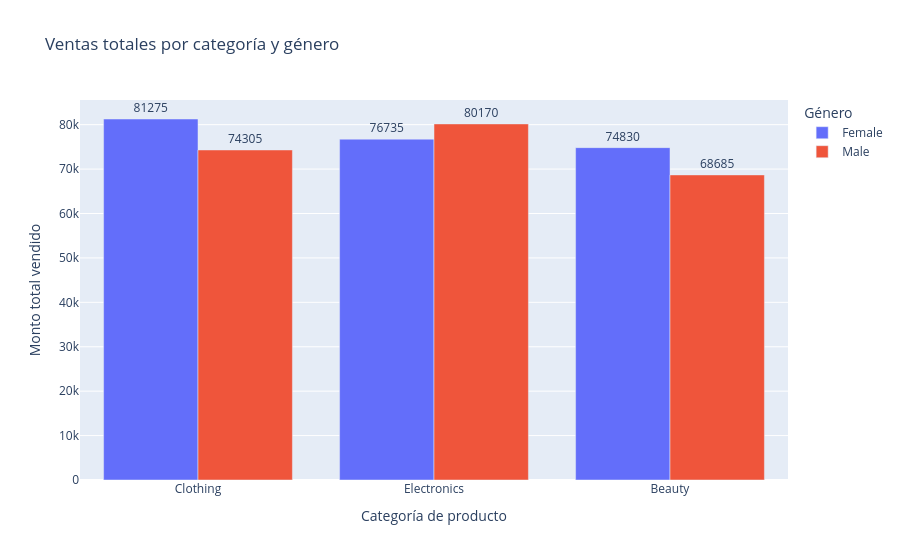

Notebook source saved alongside this figure:
### Markdown cell above
# 5. Visualización interactiva con Plotly

Para cumplir con el uso de Plotly, se genera un gráfico interactivo que compara el monto total vendido por categoría y género.  
Este gráfico permite visualizar mejor las diferencias entre grupos, ya que al pasar el cursor sobre las barras se muestran los valores exactos.

### Code cell
ventas_categoria_genero = (
    df.groupby(['Product Category', 'Gender'], as_index=False)['Total Amount']
      .sum()
      .sort_values('Total Amount', ascending=False)
)

fig = px.bar(
    ventas_categoria_genero,
    x='Product Category',
    y='Total Amount',
    color='Gender',
    barmode='group',
    text='Total Amount',
    title='Ventas totales por categoría y género'
)

fig.update_traces(texttemplate='%{text:.0f}', textposition='outside')

fig.update_layout(
    xaxis_title='Categoría de producto',
    yaxis_title='Monto total vendido',
    legend_title='Género',
    uniformtext_minsize=8,
    uniformtext_mode='hide'
)

fig.show()

### Figure 1 — Plotly figure (JSON) as saved in the notebook; plotly's stock layout.template omitted (floating-point values rounded to 4 significant figures)
{"data": [{"alignmentgroup": "True", "hovertemplate": "Gender=Female<br>Product Category=%{x}<br>Total Amount=%{text}<extra></extra>", "legendgroup": "Female", "marker": {"color": "#636efa", "pattern": {"shape": ""}}, "name": "Female", "offsetgroup": "Female", "orientation": "v", "showlegend": true, "text": [81280.0, 76740.0, 74830.0], "textposition": "outside", "texttemplate": "%{text:.0f}", "type": "bar", "x": ["Clothing", "Electronics", "Beauty"], "xaxis": "x", "y": [81275, 76735, 74830], "yaxis": "y"}, {"alignmentgroup": "True", "hovertemplate": "Gender=Male<br>Product Category=%{x}<br>Total Amount=%{text}<extra></extra>", "legendgroup": "Male", "marker": {"color": "#EF553B", "pattern": {"shape": ""}}, "name": "Male", "offsetgroup": "Male", "orientation": "v", "showlegend": true, "text": [80170.0, 74300.0, 68680.0], "textposition": "outside", "texttemplate": "%{text:.0f}", "type": "bar", "x": ["Electronics", "Clothing", "Beauty"], "xaxis": "x", "y": [80170, 74305, 68685], "yaxis": "y"}], "layout": {"barmode": "group", "legend": {"title": {"text": "Género"}, "tracegroupgap": 0}, "title": {"text": "Ventas totales por categoría y género"}, "uniformtext": {"minsize": 8, "mode": "hide"}, "xaxis": {"anchor": "y", "domain": [0, 1], "title": {"text": "Categoría de producto"}}, "yaxis": {"anchor": "x", "domain": [0, 1], "title": {"text": "Monto total vendido"}}}}
